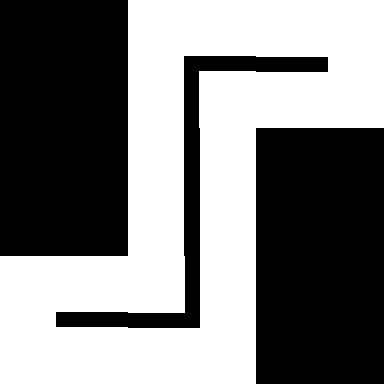

A level layout from a 2D game, rendered from its tile map. Below: a short description, then the map file with its tile-grid data intact:
An orthogonal 3x3 tile map with 128x128 px tiles, 1 tile layer (Tile Layer 1).

<map version="1.5" tiledversion="1.7.2" orientation="orthogonal" renderorder="right-down" width="3" height="3" tilewidth="128" tileheight="128" infinite="0" nextlayerid="2" nextobjectid="1">
 <tileset firstgid="1" name="g1" tilewidth="128" tileheight="128" tilecount="15" columns="0">
  <grid orientation="orthogonal" width="1" height="1" />
  <tile id="0">
   <image width="128" height="128" source="../tileset/0.bmp" />
  </tile>
  <tile id="1">
   <image width="128" height="128" source="../tileset/1.bmp" />
  </tile>
  <tile id="2">
   <image width="128" height="128" source="../tileset/2.bmp" />
  </tile>
  <tile id="3">
   <image width="128" height="128" source="../tileset/3.bmp" />
  </tile>
  <tile id="4">
   <image width="128" height="128" source="../tileset/4.bmp" />
  </tile>
  <tile id="5">
   <image width="128" height="128" source="../tileset/5.bmp" />
  </tile>
  <tile id="6">
   <image width="128" height="128" source="../tileset/6.bmp" />
  </tile>
  <tile id="7">
   <image width="128" height="128" source="../tileset/7.bmp" />
  </tile>
  <tile id="8">
   <image width="128" height="128" source="../tileset/8.bmp" />
  </tile>
  <tile id="9">
   <image width="128" height="128" source="../tileset/9.bmp" />
  </tile>
  <tile id="10">
   <image width="128" height="128" source="../tileset/10.bmp" />
  </tile>
  <tile id="11">
   <image width="128" height="128" source="../tileset/11.bmp" />
  </tile>
  <tile id="12">
   <image width="128" height="128" source="../tileset/12.bmp" />
  </tile>
  <tile id="13">
   <image width="128" height="128" source="../tileset/13.bmp" />
  </tile>
  <tile id="14">
   <image width="128" height="128" source="../tileset/14.bmp" />
  </tile>
 </tileset>
 <layer id="1" name="Tile Layer 1" width="3" height="3">
  <data encoding="csv">
0,8,4,
0,5,0,
2,10,0
</data>
 </layer>
</map>
